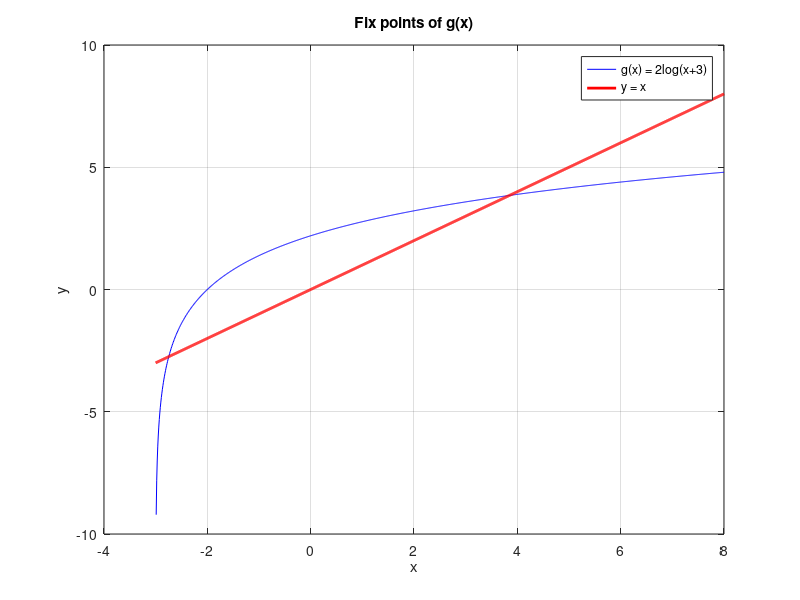

Write the MATLAB code that produced this figure.
% Define the functions
f = @(x) exp(x) - x.^2 - 6*x - 9;  
g = @(x) 2 * log(x+3);  

% Define the range for x and y
xiter = -3:0.01:8; 
gxiter = g(xiter); 

% Plot
figure(1)
plot(xiter, gxiter, 'b-', xiter, xiter, 'r-', 'LineWidth', 2); 
title("Fix points of g(x)");
xlabel('x');
ylabel('y');
legend('g(x) = 2log(x+3)', 'y = x');  
grid on;
